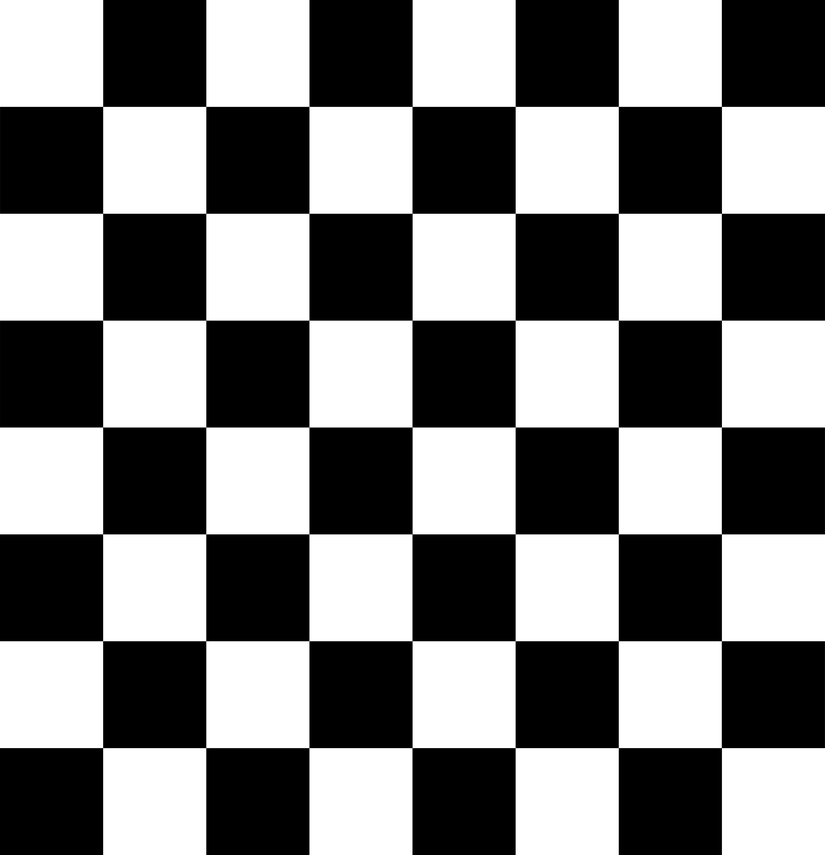
#> input picture cv2/data/chessboard.png, 825 x 855 px, shrunk from 3595 x 3723 before the run
$ python test2.py
#> lines starting #> are read from the running program, lines starting #| are printed output that depends on the picture; after the words box and inside, x2 and y2 are one past the last pixel; in counts of white or black regions, pixels touching at a corner belong together
# encoding:utf-8
import cv2
import numpy as np

filename = '../data/chessboard.png'

img = cv2.imread(filename)
#> img is the input picture: shape (855, 825, 3); min 0, max 255, mean 127.5

gray = cv2.cvtColor(img, cv2.COLOR_BGR2GRAY)

gray = np.float32(gray)

dst = cv2.cornerHarris(gray, 2, 3, 0.04)
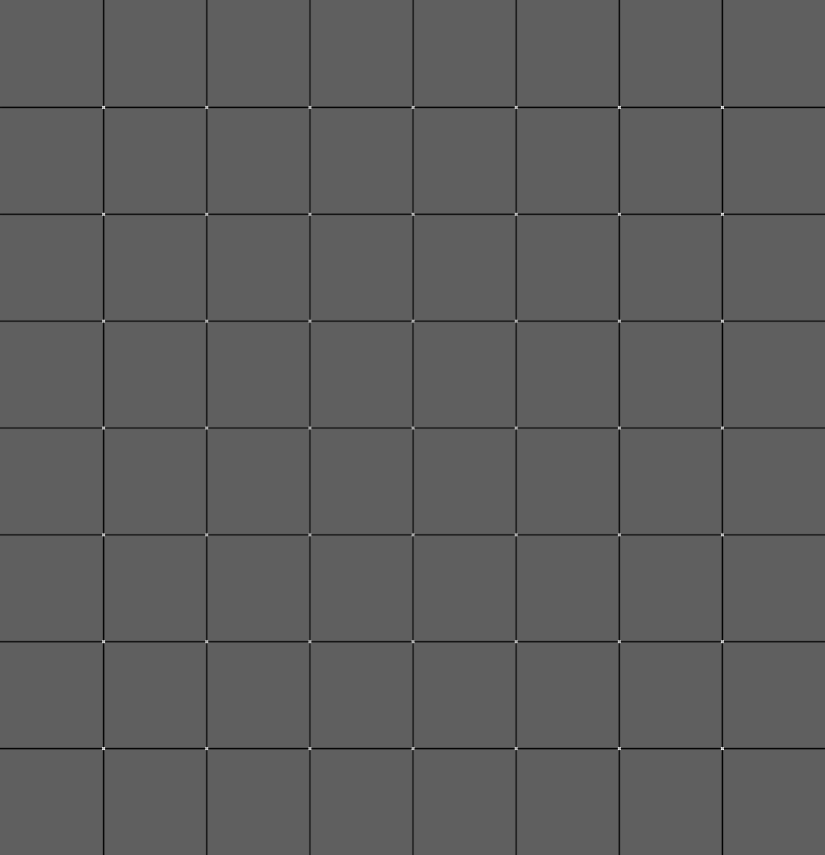
#> dst: shape (855, 825) float32; min -127592832, max 213834368, mean -2464605.5; drawn with min black and max white
dst = cv2.dilate(dst, None)
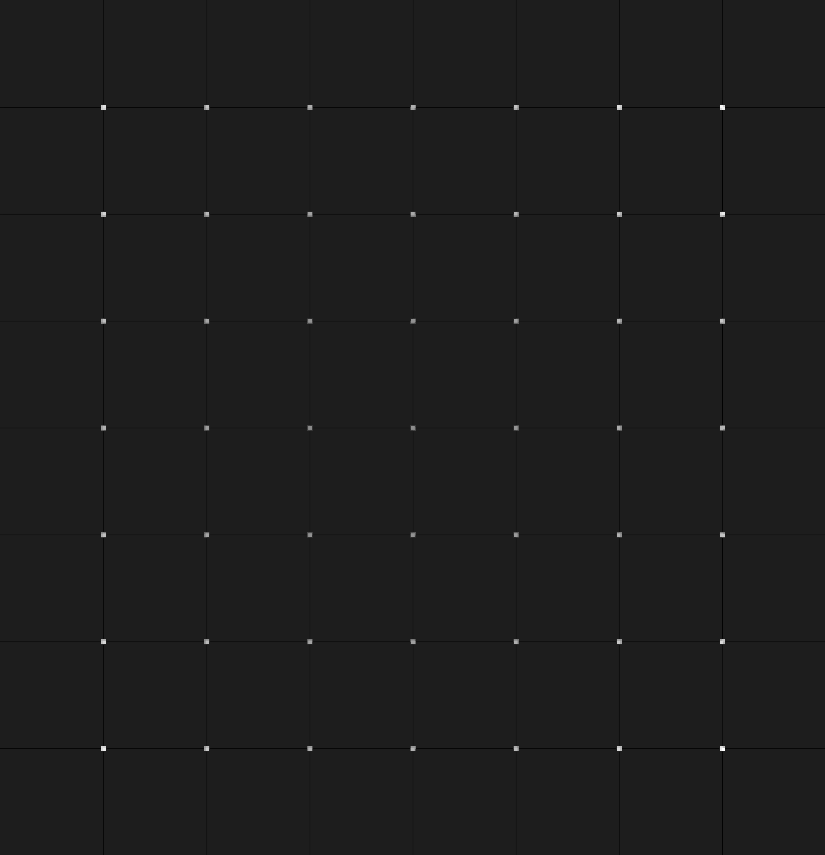
#> dst: shape (855, 825) float32; min -27567748, max 213834368, mean 38847.4; drawn with min black and max white

ret, dst = cv2.threshold(dst, 0.01 * dst.max(), 255, 0)
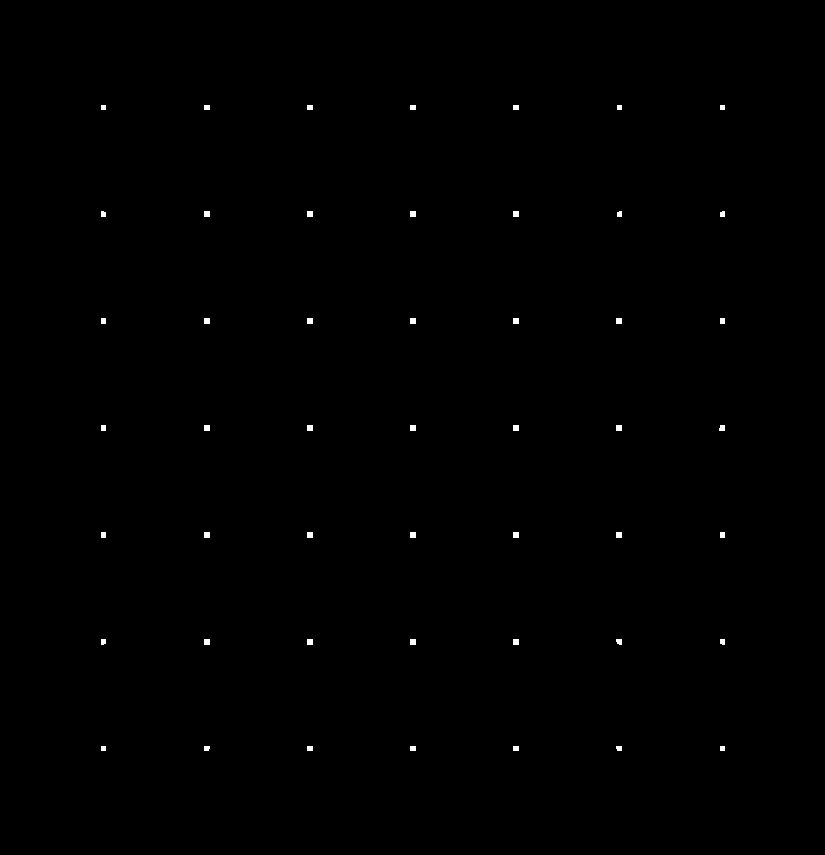
#> dst: shape (855, 825) float32; 0.22% white; 49 white regions, largest, box (x1, y1, x2, y2) and area: (204, 211, 210, 217) 36, (307, 211, 313, 217) 36, (410, 211, 416, 217) 36
#> ret = 2138343.7
dst = np.uint8(dst)

ret, labels, stats, centroids = cv2.connectedComponentsWithStats(dst)
#> labels: shape (855, 825) int32; 50 distinct labels, from 0 to 49
#> ret = 50; stats = 50 rows, first 6: [0, 0, 825, 855, 703802], [101, 105, 5, 5, 25], [204, 105, 6, 5, 30], [307, 105, 6, 5, 30], [410, 105, 6, 5, 30], [513, 105, 6, 5, 30]; centroids = 50 pairs, first value 102.9 to 722.1, second value 107 to 748

criteria = (cv2.TERM_CRITERIA_EPS + cv2.TERM_CRITERIA_MAX_ITER, 100, 0.001)

corners = cv2.cornerSubPix(gray, np.float32(centroids), (5, 5), (-1, -1), criteria)
#> corners = 50 pairs, first value 102.6 to 721.4, second value 106.4 to 747.6

res = np.hstack((centroids, corners))
#> res = 50 rows, first 6: [412, 427, 412.1, 427], [103, 107, 102.6, 106.4], [206.5, 107, 205.8, 106.4], [309.5, 107, 309, 106.4], [412.5, 107, 412.1, 106.4], [515.5, 107, 515.2, 106.4]

res = np.int0(res)
#> res = 50 rows, first 6: [412, 426, 412, 427], [103, 107, 102, 106], [206, 107, 205, 106], [309, 107, 308, 106], [412, 107, 412, 106], [515, 107, 515, 106]
img[res[:, 1], res[:, 0]] = [0, 0, 255]
#> img: shape (855, 825, 3); 0.01% of pixels changed, all inside (x1, y1, x2, y2) = (102, 107, 723, 749)
img[res[:, 3], res[:, 2]] = [0, 255, 0]
#> img: shape (855, 825, 3); mean B, G, R 127.4, 127.5, 127.5

# cv2.imwrite('subpixel5.png',img)
cv2.imshow('subpixel5.png', img)
cv2.waitKey(0)
